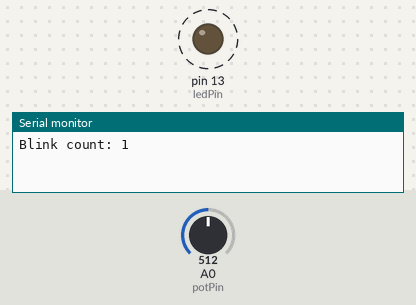
This sketch was run on a simulated Arduino Uno, built with avr-gcc and run on an emulated ATmega328P. On the bench: output pins drawn as LEDs (lit = HIGH), the last lines printed to the serial monitor. Dashed ring = blinking. The inputs (shaded band) are chosen by the test bench; at power-on: A0 (potPin) = 512.

Above: at 1.9 s.
2.0 s: A0 (potPin) set to 122
At 2.71 s:
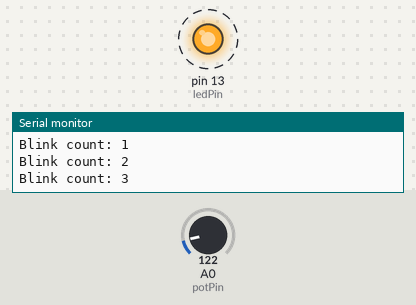
5.5 s: A0 (potPin) set to 0
At 5.76 s:
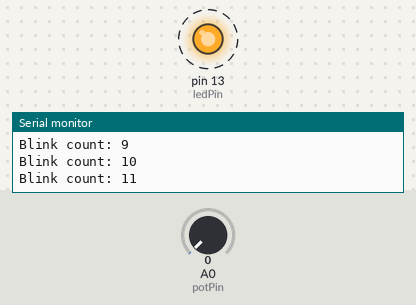
Timing chart, 0 to 15.0 s (numbered marks = the images above; inputs shaded):
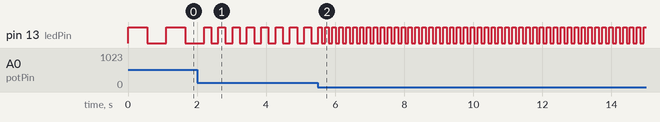

The sketch:

led_blink.ino
```cpp
//Fixed issue #1
/*
Author: Sonali Daidi
Date: 02-07-2026
Description: LED Blink project with Serial Monitor and potentiometer-controlled blink speed.
*/
int ledPin = 13;
int potPin = A0;
int potValue = 0;
int blinkDelay = 500;
int count = 0;

void setup() {
  pinMode(ledPin, OUTPUT);
  Serial.begin(115200);
}

void loop() {
  potValue = analogRead(potPin);
  blinkDelay = map(potValue, 0, 1023, 100, 1000);

  digitalWrite(ledPin, HIGH);
  delay(blinkDelay);
  digitalWrite(ledPin, LOW);
  delay(blinkDelay);

  count++;
  Serial.print("Blink count: ");
  Serial.println(count);
}
```

Measured:
- after the input at 2.0 s, pin 13 (ledPin): alternates HIGH for 0.21 s and LOW for 0.21 s, starting after 0.41 s
- after the input at 5.5 s, pin 13 (ledPin): alternates HIGH for 0.10 s and LOW for 0.10 s, starting after 0.12 s
- by itself, pin 13 (ledPin): alternates HIGH for 0.55 s and LOW for 0.55 s
